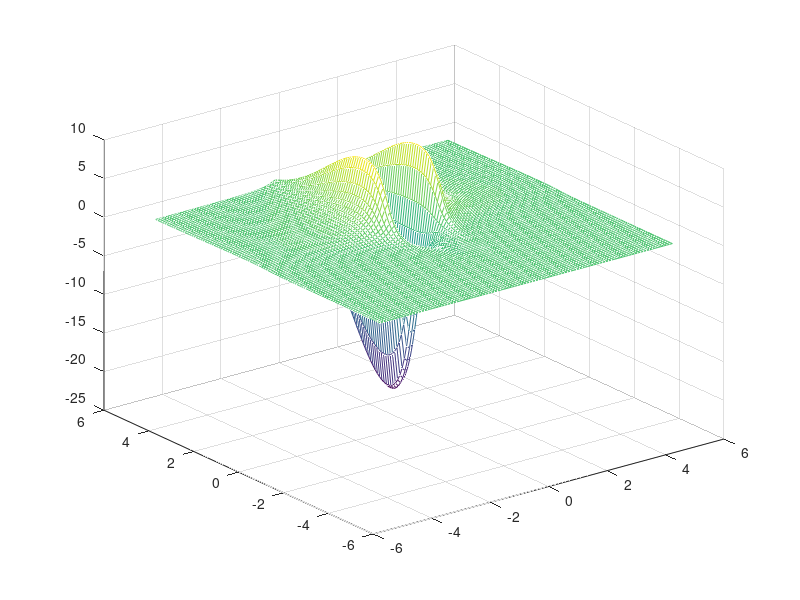

MATLAB code for this plot:
Gamma = 20;
pi = 3.14;
r_c = 0.1;
b = 1;
a = pi./4;
beta = 0.7;
delta = 4;

[x,y] = meshgrid(-5:.1:5);
first_item =log(((x-a./2 + b./2).^2 + r_c.^2)./((x-a./2 - b./2).^2 + r_c.^2));
second_item = log(((x + a./2 + b./2).^2 + r_c.^2)./((x + a./2 - b./2).^2 + r_c.^2));
third_item = (1+ y./sqrt((b./2).^2 + y.^2)).*exp(-((y-beta).^2)./(2*delta));
f0 = (Gamma./(4*pi*b)).* (first_item - second_item).*third_item;

mesh(x,y,f0);